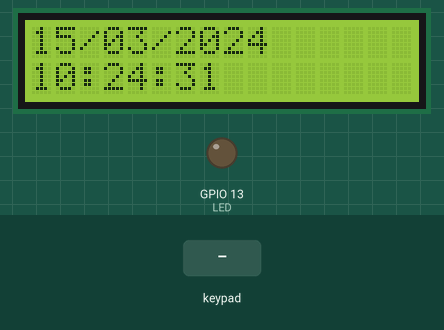
Bench run of a sketch on a simulated ESP32. Shown: 16×2 character LCD, output pins drawn as LEDs (lit = HIGH). Inputs (shaded band) come from the test bench. The local clock reads 2024-03-15 10:24:30 at power-on unless the sketch sets it; what the sketch prints to the serial monitor is not drawn.

Above: at 1.6 s.
1.7 s: key '1' pressed
At 2.8 s:
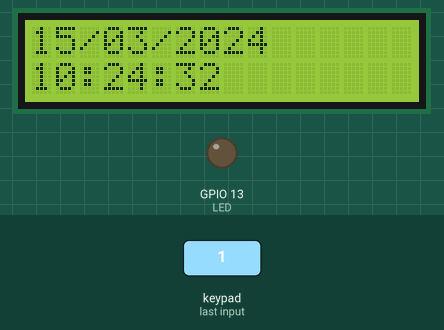
3.5 s: keypad keys 2 3 1 9 1 8 5 # pressed 0.4 s apart
8.5 s: key 'A' pressed
10.5 s: keypad keys 2 3 1 9 1 8 5 * pressed 0.4 s apart
At 13.8 s:
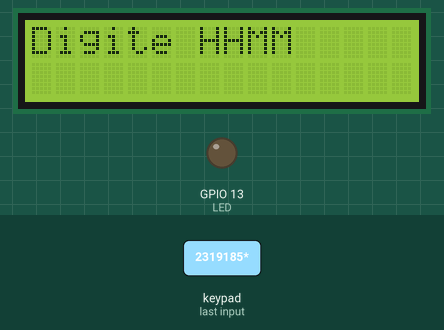
15.2 s: key 'B' pressed
17.5 s: keypad keys 2 3 1 9 1 8 5 D pressed 0.4 s apart
Timing chart, 0 to 20.5 s (numbered marks = the images above; inputs shaded):
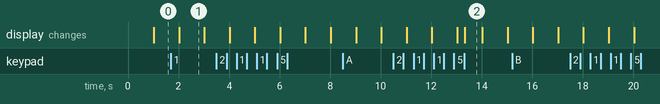

Measured:
- after the input at 10.5 s, the display: first differs from a run without the input after 2.8 s (image 2)
- what the display in image 1 shows lasts 1.0 s, from 2.0 s to 3.0 s
- what the display in image 2 shows lasts 0.7 s, from 13.3 s to 14.0 s

The sketch:

dispenser.ino
```cpp
#include <RTClib.h>
#include <LiquidCrystal_I2C.h>
#include <Wire.h>
#include <Keypad.h>

// =====================================================
// OBJETOS
// =====================================================

RTC_DS1307 rtc;
LiquidCrystal_I2C lcd(0x27, 16, 2);

// =====================================================
// LED
// =====================================================

#define LED 13

// =====================================================
// KEYPAD 4x4
// =====================================================

const byte LINHAS = 4;
const byte COLUNAS = 4;

char teclas[LINHAS][COLUNAS] = {
  {'1', '2', '3', 'A'},
  {'4', '5', '6', 'B'},
  {'7', '8', '9', 'C'},
  {'*', '0', '#', 'D'}
};

byte pinosLinhas[LINHAS] = {23, 19, 18, 5};
byte pinosColunas[COLUNAS] = {17, 16, 4, 2};

Keypad keypad = Keypad(
  makeKeymap(teclas),
  pinosLinhas,
  pinosColunas,
  LINHAS,
  COLUNAS
);

// =====================================================
// VARIÁVEIS
// =====================================================

String horario = "";

unsigned long ultimoUpdateLCD = 0;
unsigned long inicioAlerta = 0;

int horaRemedio = -1;
int minutoRemedio = -1;

bool alertaAtivo = false;
bool alertaJaExecutado = false;

// =====================================================
// SETUP
// =====================================================

void setup() {

  // LED
  pinMode(LED, OUTPUT);
  digitalWrite(LED, LOW);

  // I2C do ESP32
  Wire.begin(21, 22);

  // LCD
  lcd.init();
  lcd.backlight();

  // Serial
  Serial.begin(115200);

  // RTC
  if (!rtc.begin()) {

    lcd.clear();
    lcd.setCursor(0, 0);
    lcd.print("RTC nao");
    lcd.setCursor(0, 1);
    lcd.print("encontrado!");

    Serial.println("RTC nao encontrado!");

    while (1);
  }

  // =================================================
  // CONFIGURAR O RTC
  // =================================================
  // USE ESTA LINHA SOMENTE NO PRIMEIRO UPLOAD.
  // Depois de configurar o RTC, COMENTE a linha
  // e faça outro upload.
  // =================================================

  // rtc.adjust(DateTime(F(__DATE__), F(__TIME__)));

  // Mensagem inicial
  lcd.clear();
  lcd.setCursor(0, 0);
  lcd.print("Digite HHMM");

  Serial.println("================================");
  Serial.println("DISPENSER DE REMEDIO");
  Serial.println("================================");
  Serial.println("Digite o horario no formato HHMM");
  Serial.println("Exemplo: 2030");
  Serial.println("Use # para confirmar");
  Serial.println("Use * para apagar");
}

// =====================================================
// LOOP
// =====================================================

void loop() {

  lerTeclado();

  verificarHorario();

  controlarAlerta();

  atualizarLCD();
}

// =====================================================
// TECLADO
// =====================================================

void lerTeclado() {

  // Durante o alerta, não permite cadastrar outro horário
  if (alertaAtivo) {
    return;
  }

  char tecla = keypad.getKey();

  if (tecla) {

    Serial.print("Tecla: ");
    Serial.println(tecla);

    // -----------------------------------------------
    // NÚMEROS
    // -----------------------------------------------

    if (isDigit(tecla)) {

      if (horario.length() < 4) {

        horario += tecla;

        Serial.print("Digitando: ");
        Serial.println(horario);
      }
    }

    // -----------------------------------------------
    // CONFIRMAR COM #
    // -----------------------------------------------

    if (tecla == '#') {

      Serial.print("Horario confirmado: ");
      Serial.println(horario);

      if (horario.length() == 4) {

        horaRemedio = horario.substring(0, 2).toInt();
        minutoRemedio = horario.substring(2, 4).toInt();

        // Verifica se o horário é válido
        if (horaRemedio >= 0 && horaRemedio <= 23 &&
            minutoRemedio >= 0 && minutoRemedio <= 59) {

          Serial.print("Horario salvo: ");

          if (horaRemedio < 10) {
            Serial.print("0");
          }

          Serial.print(horaRemedio);
          Serial.print(":");

          if (minutoRemedio < 10) {
            Serial.print("0");
          }

          Serial.println(minutoRemedio);

          // Permite que o alerta aconteça nesse horário
          alertaJaExecutado = false;

        } else {

          Serial.println("Horario invalido!");

          horaRemedio = -1;
          minutoRemedio = -1;
        }

      } else {

        Serial.println("Digite exatamente 4 numeros!");

        horaRemedio = -1;
        minutoRemedio = -1;
      }

      horario = "";
    }

    // -----------------------------------------------
    // LIMPAR COM *
    // -----------------------------------------------

    if (tecla == '*') {

      horario = "";

      Serial.println("Horario apagado");

      lcd.clear();
      lcd.setCursor(0, 0);
      lcd.print("Digite HHMM");
    }
  }
}

// =====================================================
// VERIFICAR HORÁRIO
// =====================================================

void verificarHorario() {

  if (horaRemedio < 0 || alertaAtivo) {
    return;
  }

  DateTime now = rtc.now();

  if (now.hour() == horaRemedio &&
      now.minute() == minutoRemedio &&
      !alertaJaExecutado) {

    // Ativa o alerta
    alertaAtivo = true;

    // Guarda o momento em que o alerta começou
    inicioAlerta = millis();

    // Evita repetir o alerta no mesmo minuto
    alertaJaExecutado = true;

    // Liga LED
    digitalWrite(LED, HIGH);

    // Serial
    Serial.println("================================");
    Serial.println("TOMAR REMEDIO");
    Serial.println("================================");

    // LCD
    lcd.clear();

    lcd.setCursor(0, 0);
    lcd.print("TOMAR REMEDIO");

    lcd.setCursor(0, 1);
    lcd.print("Hora: ");

    if (horaRemedio < 10) {
      lcd.print("0");
    }

    lcd.print(horaRemedio);
    lcd.print(":");

    if (minutoRemedio < 10) {
      lcd.print("0");
    }

    lcd.print(minutoRemedio);
  }
}

// =====================================================
// CONTROLAR ALERTA
// =====================================================

void controlarAlerta() {

  if (!alertaAtivo) {
    return;
  }

  // Alerta dura 30 segundos
  if (millis() - inicioAlerta >= 30000) {

    // Desliga LED
    digitalWrite(LED, LOW);

    // Desativa alerta
    alertaAtivo = false;

    // Apaga horário antigo
    horaRemedio = -1;
    minutoRemedio = -1;

    // Limpa horário digitado
    horario = "";

    // LCD volta para cadastro
    lcd.clear();

    lcd.setCursor(0, 0);
    lcd.print("Digite HHMM");

    // Serial
    Serial.println("Alerta encerrado.");
    Serial.println("Digite um novo horario HHMM");
  }
}

// =====================================================
// ATUALIZAR LCD
// =====================================================

void atualizarLCD() {

  // Enquanto o alerta estiver ativo,
  // não sobrescreve o LCD
  if (alertaAtivo) {
    return;
  }

  // Atualiza o LCD a cada 1 segundo
  if (millis() - ultimoUpdateLCD >= 1000) {

    ultimoUpdateLCD = millis();

    DateTime now = rtc.now();

    // -----------------------------------------------
    // DATA
    // -----------------------------------------------

    lcd.clear();

    lcd.setCursor(0, 0);

    if (now.day() < 10) {
      lcd.print("0");
    }

    lcd.print(now.day());
    lcd.print("/");

    if (now.month() < 10) {
      lcd.print("0");
    }

    lcd.print(now.month());
    lcd.print("/");

    lcd.print(now.year());

    // -----------------------------------------------
    // HORA
    // -----------------------------------------------

    lcd.setCursor(0, 1);

    if (now.hour() < 10) {
      lcd.print("0");
    }

    lcd.print(now.hour());
    lcd.print(":");

    if (now.minute() < 10) {
      lcd.print("0");
    }

    lcd.print(now.minute());
    lcd.print(":");

    if (now.second() < 10) {
      lcd.print("0");
    }

    lcd.print(now.second());
  }
}
```
